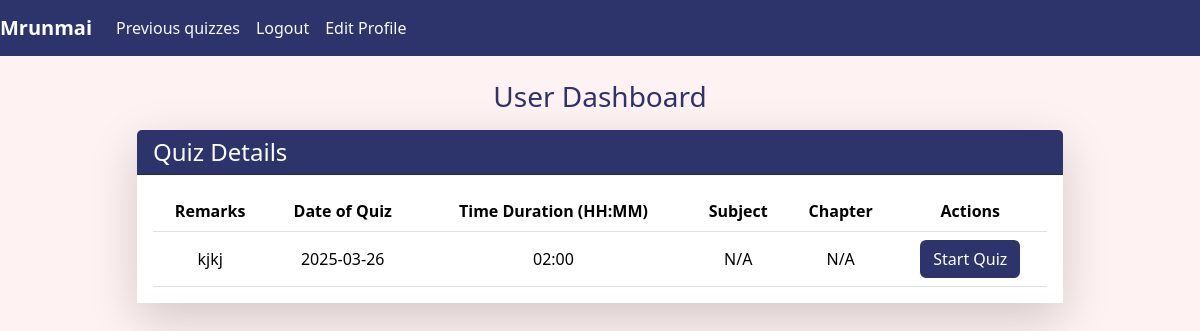
The app's page /user (signed in) with its own data.
### app.py (models this page shows)
class UserAccount(db.Model):
    __tablename__="UserAccount"
    id=db.Column(db.Integer, primary_key=True)
    fullname=db.Column(db.String(80),nullable=False)
    email=db.Column(db.String(120),unique=True,nullable=False)
    password=db.Column(db.String(120),nullable=False)
    qualification=db.Column(db.String(120),nullable=False)
    dob=db.Column(db.String(120),nullable=False)
    is_admin=db.Column(db.Boolean,nullable=False,default=False)
    user_scores=db.relationship('UserScore',back_populates='user_account',cascade='all,delete-orphan')

class QuizTest(db.Model):
    __tablename__="QuizTest"
    id=db.Column(db.Integer, primary_key=True)
    date_ofquiz=db.Column(db.Date,nullable=False)
    time_dur=db.Column(db.String(20),nullable=False)
    remarks=db.Column(db.String(120),nullable=False)
    section_id=db.Column(db.Integer, db.ForeignKey("CourseSection.id"),nullable=False)
    course_section=db.relationship("CourseSection", back_populates='quizzes')
    quiz_questions=db.relationship("QuizQuestion",back_populates='quiz_test',cascade='all,delete-orphan')
    user_scores=db.relationship('UserScore',back_populates='quiz_test',cascade='all,delete-orphan')

### app.py (the view)
@app.route("/user")
def userdash():
    if 'user' in session:
        quizzes=QuizTest.query.all()
        user=UserAccount.query.filter_by(id=session['user']).first()
        return render_template('userdash.html',quizes=quizzes,user=user)
    return redirect('/login')

### templates/userdash.html (shortened to what this page needs)
{% extends "index.html" %}
{% block content %}
<nav class="navbar navbar-expand-lg navbar-dark" style="background-color: #2D336B;">
    <a class="navbar-brand fw-bold" href="/user">{{ user.fullname }}</a>
    <div class="collapse navbar-collapse" id="navbarNavAltMarkup">
        <div class="navbar-nav">
            <a class="nav-item nav-link text-light" href="/user/prevquizes">Previous quizzes</a>
            <a class="nav-item nav-link text-light " href="/logoutuser">Logout</a>
            <a class="nav-item nav-link text-light" href="/userprofileedit">Edit Profile</a>
        </div>
    </div>
</nav>
<div class="container mt-4">
    <div class="row">
        <div class="col-md-10 mx-auto">
            <h3 class="mb-3 text-center" style="color: #2D336B;">User Dashboard</h3>
            <div class="card shadow-lg mb-4 border-0">
                <div class="card-header text-white" style="background-color: #2D336B;">
                    <h4 class="mb-0">Quiz Details</h4>
                </div>
                <div class="card-body" style="background-color: white;">
                    <table class="table table-hover text-center">
                        <thead>
                            <tr style="background-color: #A9B5DF; color: #2D336B;">
                                <th>Remarks</th>
                                <th>Date of Quiz</th>
                                <th>Time Duration (HH:MM)</th>
                                <th>Subject</th>
                                <th>Chapter</th>
                                <th>Actions</th>
                            </tr>
                        </thead>
                        <tbody>
                            {% for q in quizes %}
                            <tr>
                                <td>{{ q.remarks }}</td>
                                <td>{{ q.date_ofquiz.strftime('%Y-%m-%d') }}</td>
                                <td>{{ q.time_dur }}</td>
                                <td>{{ q.subject.name if q.subject else 'N/A' }}</td>
                                <td>{{ q.topic if q.topic else 'N/A' }}</td>
                                <td>
                                    <a href="/quizstart/{{ q.id }}" class="btn text-white" style="background-color: #2D336B;">Start Quiz</a>
                                </td>
                            </tr>
                            {% endfor %}
                        </tbody>
                    </table>
                </div>
            </div>
        </div>
    </div>
</div>
{% endblock %}

### static/css/style.css (style rules this page uses)
h3 { text-align: center; }
body { background-color: #FFF2F2 !important; }
.table { margin: 0 auto; text-align: center; width: 100%; }
.table th, .table td { text-align: center; vertical-align: middle; width: auto; }

### records on screen
UserAccount: fullname "Mrunmai"
QuizTest: remarks "kjkj", date_ofquiz "2025-03-26", time_dur "02:00", subject "N/A", topic "N/A"
